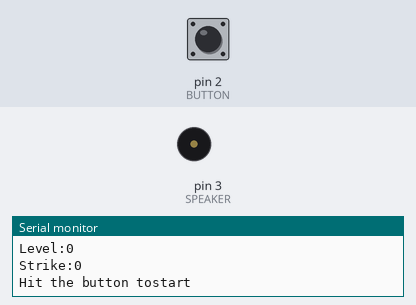
Simulated run of this sketch. Board: Arduino Uno, built with avr-gcc and run on an emulated ATmega328P. Parts: buzzer (waves = sounding), the last lines printed to the serial monitor. The inputs (shaded band) are chosen by the test bench; at power-on: pin 2 (BUTTON) HIGH.

Above: at 1.2 s.
1.3 s: pin 2 (BUTTON) pulled LOW for 0.15 s
2.9 s: pin 2 (BUTTON) pulled LOW for 1 s
At 6.2 s:
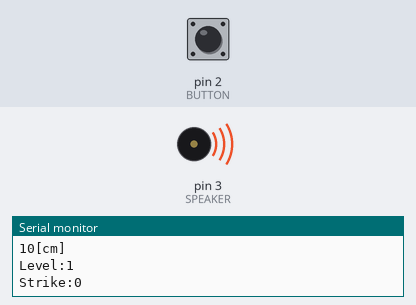
6.9 s: pin 2 (BUTTON) pulled LOW for 3.2 s
At 10.37 s:
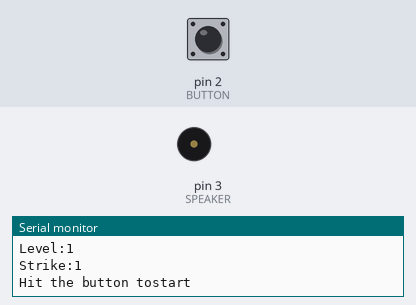
13.1 s: pin 2 (BUTTON) pulsed LOW 2 times (0.12 s each, 0.3 s apart)
At 13.65 s:
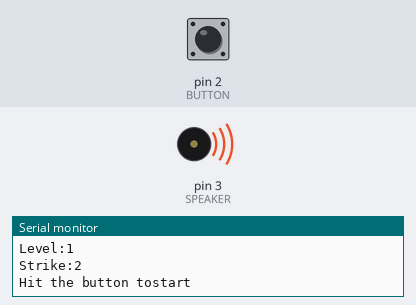
Timing chart, 0 to 16.8 s (numbered marks = the images above; inputs shaded):
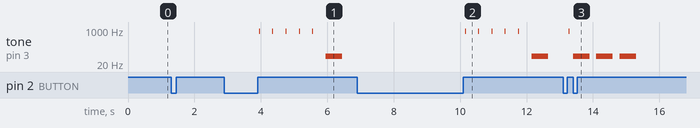

The sketch:

LED_baseballgame.ino
```cpp
#define BUTTON 2
#define SPEAKER 3
#define BALL5 9
#define BALL4 10
#define BALL3 11
#define BALL2 12
#define BALL1 13
#define DURATION 500000
#define DIST 0

unsigned long duration = DURATION;
int level = 0;
int strike = 0;
int last = 0;

void setup(){
  pinMode(BALL1,INPUT);
  pinMode(BALL2,INPUT);
  pinMode(BALL3,INPUT);
  pinMode(BALL4,INPUT);
  pinMode(BALL5,INPUT);
  pinMode(SPEAKER,OUTPUT);
  pinMode(BUTTON,INPUT_PULLUP);
  Serial.begin(9600);
}
boolean ball(int pin){
  tone(SPEAKER,880,20);
  pinMode(pin,OUTPUT);
  digitalWrite(pin,HIGH);
  last=pin;
  unsigned long start = micros();

  while(micros()-start<duration){
    if(digitalRead(BUTTON)==LOW){
      return true;
    }
  }
  digitalWrite(pin,LOW);
  pinMode(pin,INPUT);
  return false;
}

void loop(){
  int t;
  float k,v;

  Serial.print("Level:");
  Serial.println(level);
  Serial.print("Strike:");
  Serial.println(strike);
  Serial.println("Hit the button tostart");

//ゲームスタート時のレベル指定用条件式と、ボタンの設定
  if(level==0 || strike==0 || last==0){
    while(digitalRead(BUTTON)==HIGH){}
    while(digitalRead(BUTTON)==LOW){

//距離センサの値を読み取り、その値から実際の距離を算出する

      t=analogRead(DIST);
      v=(float)t*(float)0.0048;
      k=(float)25.352*pow(v,-0.999);

//距離が10cm以下の時は10cm、80cm以上の時は80cmに固定する
      if(k<10)
        k=10;
      else if(k>80)
        k=80;

//距離が30cm以下の時、0.25s毎にレベルを1上げていく
      if(k<30 && level!=20){
        ++level;
        duration*=0.8;
        strike=0;
        Serial.print(k,0);
        Serial.println("[cm]");
        Serial.print("Level:");
        Serial.println(level);
        Serial.print("Strike:");
        Serial.println(strike);
      }

      delay(250);

    }

  }
  delay(50);

//ボタンが押されてから離されるのを待つ
  while(digitalRead(BUTTON)==HIGH){}
  while(digitalRead(BUTTON)==LOW){}
  delay(50);

  if(ball(BALL1) || ball(BALL2) || ball(BALL3) || ball(BALL4)){
    ++strike;
    tone(SPEAKER,50,500);
    delay(700);
  }
  else if(ball(BALL5)){
    strike=0;
    ++level;
    duration*=0.8;
    tone(SPEAKER,544,300);
    delay(300);
    tone(SPEAKER,440,300);
    delay(300);
  }
  else{
    ++strike;
    tone(SPEAKER,50,500);
    delay(700);
  }

  while(digitalRead(BUTTON)==LOW){}
    Serial.println();
    digitalWrite(last,LOW);
    pinMode(last,INPUT);

  if(strike==3){
    Serial.print("Last Level:");
    Serial.println(level);
    Serial.println("Hit the button tostart over");
    tone(SPEAKER,50,500);
    delay(700);
    tone(SPEAKER,50,500);
    while(digitalRead(BUTTON)==HIGH){}
    duration=DURATION;
    level=strike=last=0;
  }
//level20をクリアしたとき、Perfect!!と表示し、ゲームを最初からにリセット
  if(level==21){
    Serial.println("Perfect!!");
    duration=DURATION;
    level=strike=last=0;
  }
}
```

Measured:
- after the input at 2.9 s, tone on pin 3 (SPEAKER): plays 880 Hz for 0.02 s, 880 Hz for 0.02 s, 880 Hz for 0.02 s, 880 Hz for 0.02 s, 880 Hz for 0.02 s, 50 Hz for 0.50 s, starting after 1.1 s
- after the input at 6.9 s, tone on pin 3 (SPEAKER): plays 880 Hz for 0.02 s, 880 Hz for 0.02 s, 880 Hz for 0.02 s, 880 Hz for 0.02 s, 880 Hz for 0.02 s, 50 Hz for 0.50 s, starting after 3.3 s
- after the input at 13.1 s, tone on pin 3 (SPEAKER): plays 880 Hz for 0.02 s, 50 Hz for 0.50 s, 50 Hz for 0.50 s, 50 Hz for 0.50 s, starting after 0.17 s
